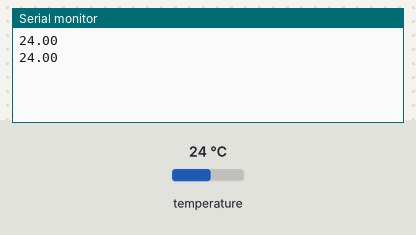
This sketch was run on a simulated ESP32. Shown: the last lines printed to the serial monitor. The inputs (shaded band) are chosen by the test bench; at power-on: temperature 24 °C.

Above: at 2.3 s.
2.4 s: temperature set to 12 °C
At 2.4 s:
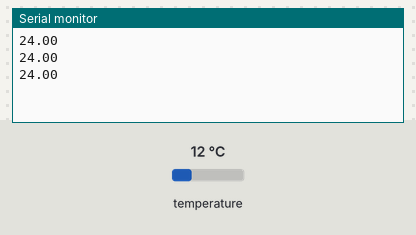
3.9 s: temperature set to 19 °C
At 3.9 s:
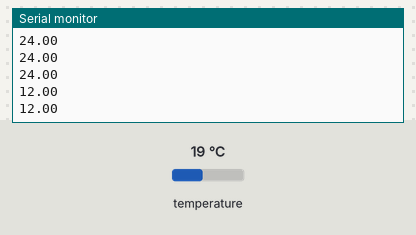
Timing chart, 0 to 6.9 s (numbered marks = the images above; inputs shaded):
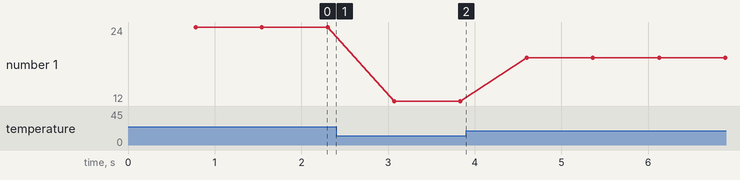

The sketch:

serial_example.ino
```cpp
#include "OneWire.h"
#include "DallasTemperature.h"

OneWire onewire(26);
DallasTemperature sensor(&onewire);

float temp_in_c;

void setup() {
        Serial.begin(115200);
        sensor.begin();
}

void loop() {

    sensor.requestTemperatures();
    temp_in_c = sensor.getTempCByIndex(0);

    Serial.println(temp_in_c);
}
```

Measured:
- plotted number 1: 24 → 12 after the input at 2.4 s, 12 → 19 after the input at 3.9 s
